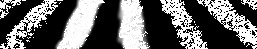
#> input picture poc_detector/images/_row_image_1_gimp.jpeg, 257 x 49 px, found by its file name
$ python thinning_algorithim.py   (Python 2 division)
#> lines starting #> are read from the running program, lines starting #| are printed output that depends on the picture; after the words box and inside, x2 and y2 are one past the last pixel; in counts of white or black regions, pixels touching at a corner belong together
import cv2
import numpy as np

def neighbours_vec(image):
    return image[2:,1:-1], image[2:,2:], image[1:-1,2:], image[:-2,2:], image[:-2,1:-1],     image[:-2,:-2], image[1:-1,:-2], image[2:,:-2]

def transitions_vec(P2, P3, P4, P5, P6, P7, P8, P9):
    return ((P3-P2) > 0).astype(int) + ((P4-P3) > 0).astype(int) + \
    ((P5-P4) > 0).astype(int) + ((P6-P5) > 0).astype(int) + \
    ((P7-P6) > 0).astype(int) + ((P8-P7) > 0).astype(int) + \
    ((P9-P8) > 0).astype(int) + ((P2-P9) > 0).astype(int)

def zhangSuen_vec(image, iterations):
    for iter in range (1, iterations):
        print iter
        # step 1
        P2,P3,P4,P5,P6,P7,P8,P9 = neighbours_vec(image)
        condition0 = image[1:-1,1:-1]
        condition4 = P4*P6*P8
        condition3 = P2*P4*P6
        condition2 = transitions_vec(P2, P3, P4, P5, P6, P7, P8, P9) == 1
        condition1 = (2 <= P2+P3+P4+P5+P6+P7+P8+P9) * (P2+P3+P4+P5+P6+P7+P8+P9 <= 6)
        cond = (condition0 == 1) * (condition4 == 0) * (condition3 == 0) * (condition2 == 1) * (condition1 == 1)
        changing1 = np.where(cond == 1)
        image[changing1[0]+1,changing1[1]+1] = 0
        # step 2
        P2,P3,P4,P5,P6,P7,P8,P9 = neighbours_vec(image)
        condition0 = image[1:-1,1:-1]
        condition4 = P2*P6*P8
        condition3 = P2*P4*P8
        condition2 = transitions_vec(P2, P3, P4, P5, P6, P7, P8, P9) == 1
        condition1 = (2 <= P2+P3+P4+P5+P6+P7+P8+P9) * (P2+P3+P4+P5+P6+P7+P8+P9 <= 6)
        cond = (condition0 == 1) * (condition4 == 0) * (condition3 == 0) * (condition2 == 1) * (condition1 == 1)
        changing2 = np.where(cond == 0)
        image[changing2[0]+1,changing2[1]+1] = 0
    return image

if __name__ == "__main__":
    image = cv2.imread("/home/operador/Documentos/_row_image_1_gimp.jpeg")
#> image is the input picture: shape (49, 257, 3); min 0, max 255, mean 101.3
    #image = cv2.threshold(image, 100, 255, cv2.THRESH_BINARY)
    print image
#> (printed output is left out)
    # [9 lines of commented-out code are left out]


    kernel = np.ones((4,4), np.uint8)
    img_dilation = cv2.dilate(image, kernel, iterations=1)
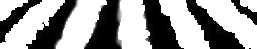
#> img_dilation: shape (49, 257, 3); min 0, max 255, mean 152.3
    #img_dilation = zhangSuen_vec(image, 2)

    edges = cv2.Canny(img_dilation,20,30)
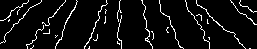
#> edges: shape (49, 257); 6.2% white in thin lines or dots
    minLineLength = 7
    maxLineGap = 5
    lines = cv2.HoughLinesP(edges,1,np.pi/180,2,np.array([]),minLineLength,maxLineGap)
#> lines = 29 rows, first 6: [145, 38, 152, 31], [197, 21, 212, 18], [2, 42, 13, 24], [60, 39, 69, 15], [120, 22, 121, 12], [118, 31, 118, 19]
    print lines[0]
#| [[145  38 152  31]]
    for line in lines:
        for x1,y1,x2,y2 in line:
            cv2.line(image,(x1,y1),(x2,y2),(0,255,0),1)
#> this loop made 29 passes
#> line on passes 1 to 12: [[145, 38, 152, 31]], [[197, 21, 212, 18]], [[2, 42, 13, 24]], [[60, 39, 69, 15]], [[120, 22, 121, 12]], [[118, 31, 118, 19]], [[204, 39, 204, 31]], [[94, 28, 99, 11]], [[27, 47, 32, 40]], [[173, 28, 180, 47]], [[27, 48, 33, 40]], [[48, 20, 65, 1]]
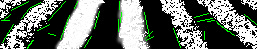
#> image: shape (49, 257, 3); 2.95% of pixels changed, all inside (x1, y1, x2, y2) = (1, 1, 257, 49)

    cv2.imshow('thiing image',edges)
    cv2.imshow('image',image)
    cv2.waitKey(0)
    cv2.destroyAllWindows()

$ run again, with poc_detector/images/_row_image_0.jpeg copied over poc_detector/images/_row_image_1_gimp.jpeg
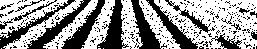
#> input picture poc_detector/images/_row_image_0.jpeg, 257 x 49 px, found by its file name
#> image is the input picture: shape (49, 257, 3); min 0, max 255, mean 148.9
#> (printed output is left out)
#> `edges = cv2.Canny(img_dilation,20,30)`:
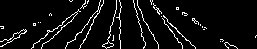
#> edges: shape (49, 257); 6.1% white in thin lines or dots
#> lines = 40 rows, first 6: [55, 28, 64, 26], [88, 21, 103, 3], [110, 35, 119, 36], [13, 34, 25, 29], [120, 33, 120, 20], [119, 19, 120, 2]
#| [[55 28 64 26]]
#> the loop `for line in lines:` made 40 passes
#> after the loop `for line in lines:`:
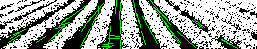
#> image: shape (49, 257, 3); 4.26% of pixels changed, all inside (x1, y1, x2, y2) = (8, 0, 238, 49)

$ run again, with poc_detector/images/_row_image_2.jpeg copied over poc_detector/images/_row_image_1_gimp.jpeg
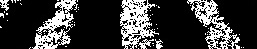
#> input picture poc_detector/images/_row_image_2.jpeg, 257 x 49 px, found by its file name
#> image is the input picture: shape (49, 257, 3); min 0, max 255, mean 58.6
#> (printed output is left out)
#> `edges = cv2.Canny(img_dilation,20,30)`:
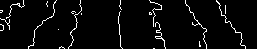
#> edges: shape (49, 257); 4.1% white in thin lines or dots
#> lines = 28 rows, first 6: [150, 12, 161, 38], [120, 11, 120, 0], [76, 21, 78, 13], [64, 48, 71, 45], [1, 30, 10, 15], [119, 34, 119, 25]
#| [[150  12 161  38]]
#> the loop `for line in lines:` made 28 passes
#> after the loop `for line in lines:`:
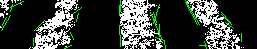
#> image: shape (49, 257, 3); 2.64% of pixels changed, all inside (x1, y1, x2, y2) = (1, 0, 242, 49)
